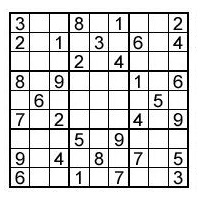
#> input picture react-native-app/components/assests/example.jpg, 200 x 200 px
$ python -i preprocess.py   (imports and definitions only)
#> lines starting #> are read from the running program, lines starting #| are printed output that depends on the picture; after the words box and inside, x2 and y2 are one past the last pixel; in counts of white or black regions, pixels touching at a corner belong together
#> further down, picture is the input picture: shape (200, 200); min 0, max 255, mean 213.9
try:
      from cv2 import cv2
except:
      import cv2
import numpy as np

from utility.preprocessGrid import get_corner_points_of_largest_contour, crop_and_reshape
from utility.preprocessNumberCell import PreprocessNumber


# [27 lines left out: function preprocess_sudoku_board, not called in this run]


def __preprocess_image(img, line_thickness=3):
#> called with line_thickness = 3
    img = cv2.GaussianBlur(img.copy(), (9, 9), 0)
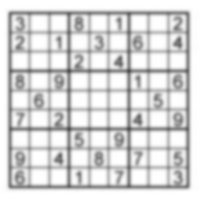
#> img: shape (200, 200); min 83, max 255, mean 213.9
    thresh_hold = cv2.adaptiveThreshold(img, 255, cv2.ADAPTIVE_THRESH_GAUSSIAN_C, cv2.THRESH_BINARY, 11, 4)
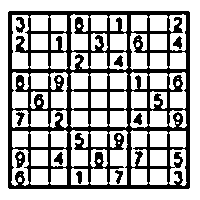
#> thresh_hold: shape (200, 200); 67.9% white; 10 black regions, largest, box (x1, y1, x2, y2) and area: (8, 11, 190, 189) 12213, (15, 151, 25, 168) 103, (16, 17, 25, 33) 84

    # Inverts the picture
    inverted = cv2.bitwise_not(thresh_hold, thresh_hold)

    # Adjusting the lines thickness
    kernel = np.ones((line_thickness, line_thickness), np.uint8)
    return cv2.dilate(inverted, kernel)
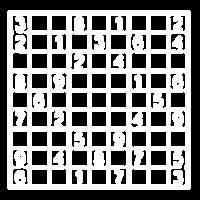
#> returned value: shape (200, 200); 51.3% white; 117 black regions (9 under 20 px), largest, box (x1, y1, x2, y2) and area: (0, 0, 200, 200) 6884, (111, 150, 126, 166) 212, (72, 34, 87, 49) 211


# [31 lines left out: function __get_expanded_images, not called in this run]

>>> import cv2
>>> picture = cv2.imread('../../react-native-app/components/assests/example.jpg', cv2.IMREAD_GRAYSCALE)
>>> result = __preprocess_image(picture)
